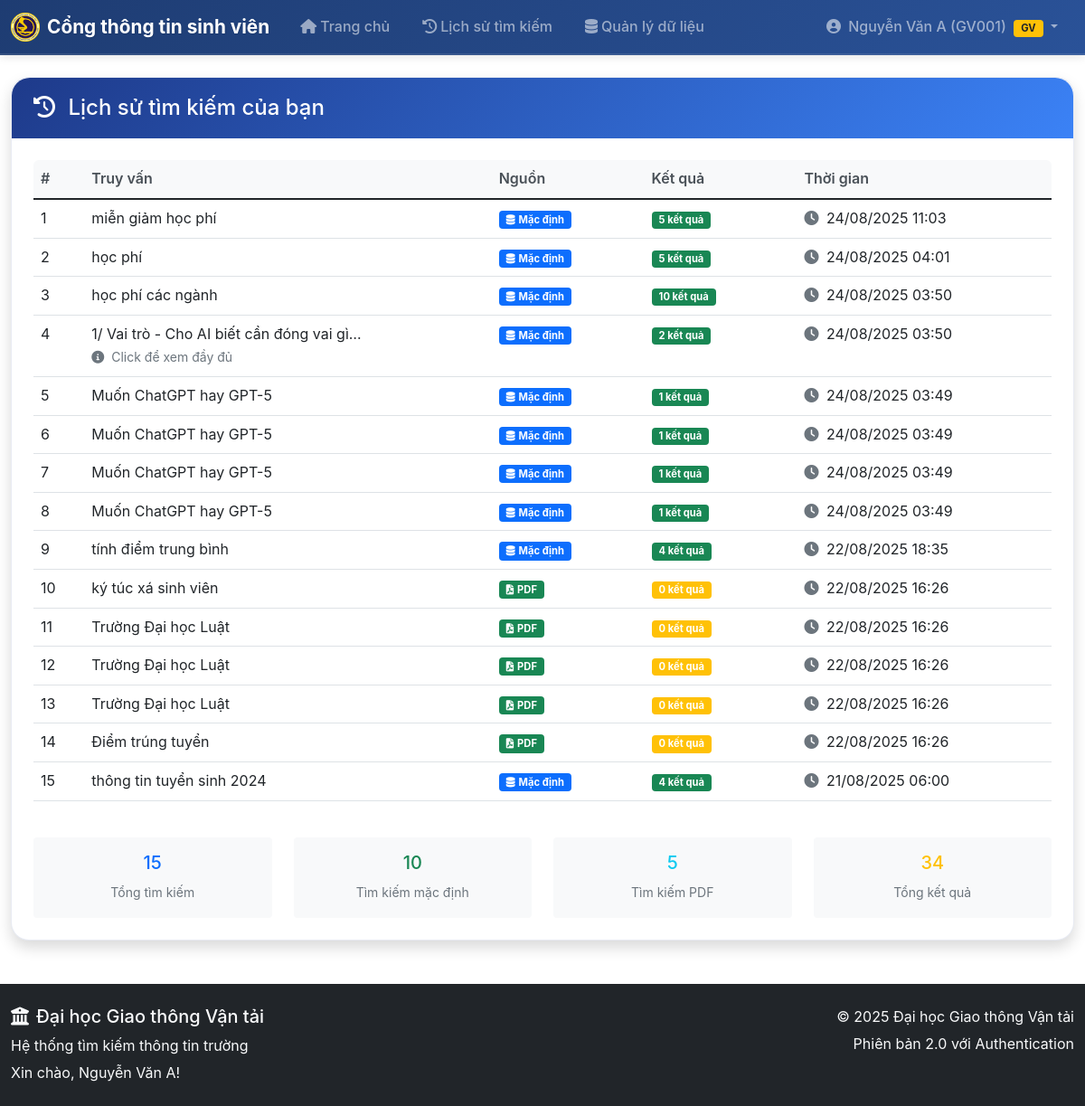
The app's page /search_history (signed in), older data.
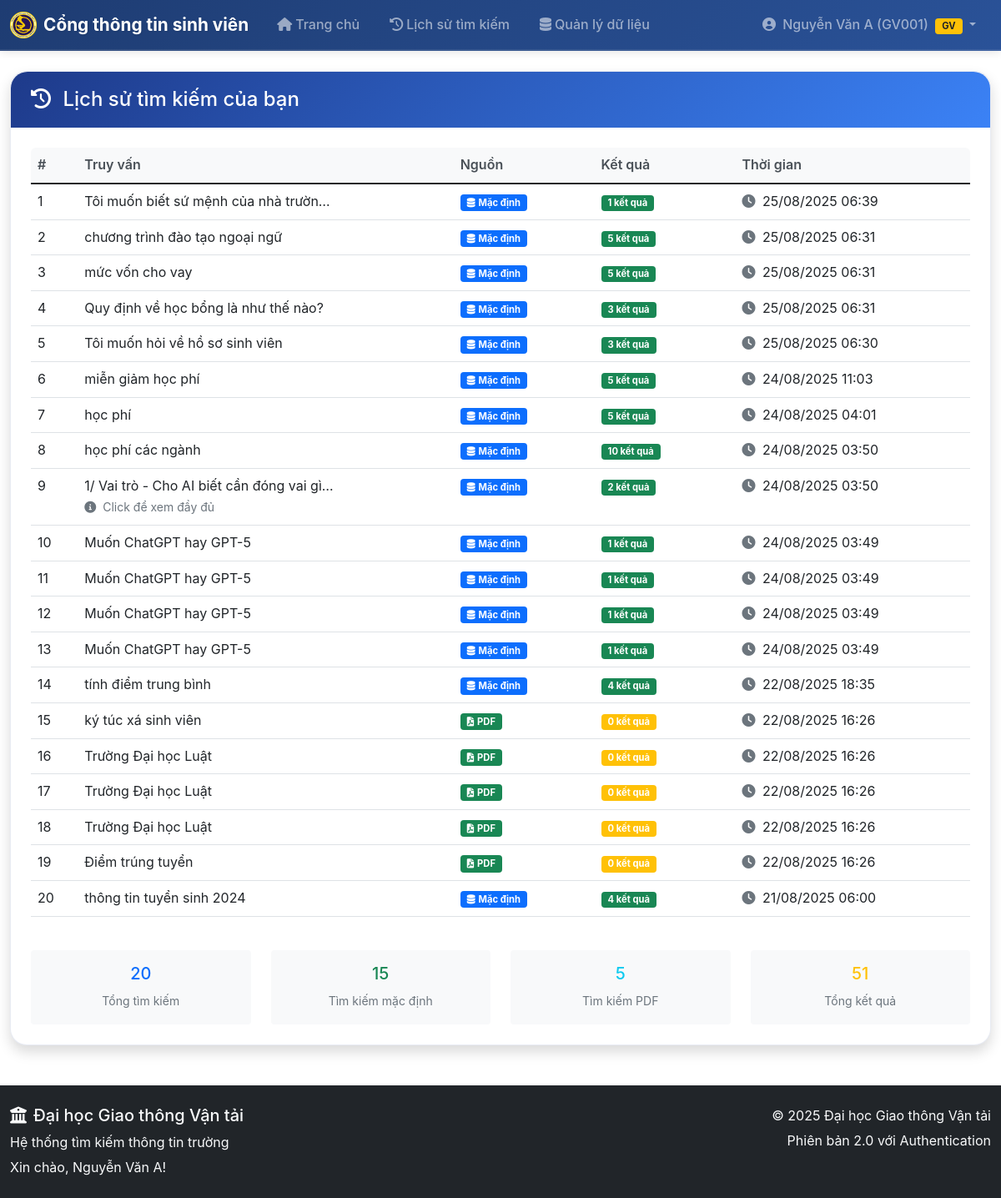
The same page, newer data.
### models.py (models this page shows, shortened)
class User(UserMixin, db.Model):
    id = db.Column(db.Integer, primary_key=True)
    username = db.Column(db.String(80), unique=True, nullable=False)
    email = db.Column(db.String(120), unique=True, nullable=False)
    password_hash = db.Column(db.String(255), nullable=False)
    full_name = db.Column(db.String(100), nullable=False)
    role = db.Column(db.String(20), nullable=False, default='teacher')
    teacher_id = db.Column(db.String(20), unique=True, nullable=True)  # Mã giáo viên
    department = db.Column(db.String(100), nullable=True)  # Khoa/Bộ môn
    position = db.Column(db.String(50), nullable=True)  # Chức vụ
    is_active = db.Column(db.Boolean, default=True, nullable=False)
    approval_status = db.Column(db.String(20), default='approved', nullable=False)  # 'pending', 'approved', 'rejected'
    created_at = db.Column(db.DateTime, default=datetime.utcnow)
    last_login = db.Column(db.DateTime, nullable=True)
    def is_teacher(self):
        return self.role == 'teacher'
    def is_admin(self):
        return self.username == 'admin' or self.role == 'admin'
    def get_display_name(self):
        if self.role == 'teacher' and self.teacher_id:
            return f"{self.full_name} ({self.teacher_id})"
        return self.full_name

class SearchHistory(db.Model):
    id = db.Column(db.Integer, primary_key=True)
    user_id = db.Column(db.Integer, db.ForeignKey('user.id'), nullable=False)
    query = db.Column(db.Text, nullable=False)
    source = db.Column(db.String(20), nullable=False, default='default')  # 'default' hoặc 'pdf'
    results_count = db.Column(db.Integer, nullable=False, default=0)
    search_time = db.Column(db.DateTime, default=datetime.utcnow)
    user = db.relationship('User', backref=db.backref('search_history', lazy=True))

### app.py (the view)
@app.route('/search_history')
@login_required
def search_history():
    page = request.args.get('page', 1, type=int)
    per_page = 20  # số lượng kết quả mỗi trang
    history = (db.session.query(SearchHistory)
               .filter(SearchHistory.user_id == current_user.id)
               .order_by(SearchHistory.search_time.desc())
               .paginate(page=page, per_page=per_page, error_out=False))
    return render_template('search_history.html', history=history)

### app.py (called while the page is built)
@login_manager.user_loader
def load_user(user_id):
    return db.session.get(User, int(user_id))

### templates/search_history.html (shortened to what this page needs)
{% extends "base.html" %}
{% block content %}
<div class="row">
    <div class="col-12">
        <div class="card shadow">
            <div class="card-header bg-info text-white">
                <h4 class="mb-0">
                    <i class="fas fa-history me-2"></i>
                    Lịch sử tìm kiếm của bạn
                </h4>
            </div>
            <div class="card-body">
                {% if history.items %}
                    <div class="table-responsive">
                        <table class="table table-hover">
                            <thead class="table-light">
                                <tr>
                                    <th width="5%">#</th>
                                    <th width="40%">Truy vấn</th>
                                    <th width="15%">Nguồn</th>
                                    <th width="15%">Kết quả</th>
                                    <th width="25%">Thời gian</th>
                                </tr>
                            </thead>
                            <tbody>
                                {% for item in history.items %}
                                <tr>
                                    <td>{{ loop.index + (history.page - 1) * history.per_page }}</td>
                                    <td>
                                        <div class="query-text">
                                            {{ item.query }}
                                        </div>
                                        {% if item.query|length > 50 %}
                                        <small class="text-muted">
                                            <i class="fas fa-info-circle me-1"></i>
                                            Click để xem đầy đủ
                                        </small>
                                        {% endif %}
                                    </td>
                                    <td>
                                        {% if item.source == 'pdf' %}
                                            <span class="badge bg-success">
                                                <i class="fas fa-file-pdf me-1"></i>PDF
                                            </span>
                                        {% else %}
                                            <span class="badge bg-primary">
                                                <i class="fas fa-database me-1"></i>Mặc định
                                            </span>
                                        {% endif %}
                                    </td>
                                    <td>
                                        <span class="badge bg-{{ 'success' if item.results_count > 0 else 'warning' }}">
                                            {{ item.results_count }} kết quả
                                        </span>
                                    </td>
                                    <td>
                                        <div class="text-nowrap">
                                            <i class="fas fa-clock me-1 text-muted"></i>
                                            {{ item.search_time.strftime('%d/%m/%Y %H:%M') }}
                                        </div>
                                    </td>
                                </tr>
                                {% endfor %}
                            </tbody>
                        </table>
                    </div>
                    <div class="row mt-4">
                        <div class="col-md-3">
                            <div class="text-center p-3 bg-light rounded">
                                <h5 class="text-primary">{{ history.total }}</h5>
                                <small class="text-muted">Tổng tìm kiếm</small>
                            </div>
                        </div>
                        <div class="col-md-3">
                            <div class="text-center p-3 bg-light rounded">
                                <h5 class="text-success">{{ history.items|selectattr('source', 'eq', 'default')|list|length }}</h5>
                                <small class="text-muted">Tìm kiếm mặc định</small>
                            </div>
                        </div>
                        <div class="col-md-3">
                            <div class="text-center p-3 bg-light rounded">
                                <h5 class="text-info">{{ history.items|selectattr('source', 'eq', 'pdf')|list|length }}</h5>
                                <small class="text-muted">Tìm kiếm PDF</small>
                            </div>
                        </div>
                        <div class="col-md-3">
                            <div class="text-center p-3 bg-light rounded">
                                <h5 class="text-warning">{{ (history.items|map(attribute='results_count')|sum) }}</h5>
                                <small class="text-muted">Tổng kết quả</small>
                            </div>
                        </div>
                    </div>
                {% endif %}
            </div>
        </div>
    </div>
</div>
{% endblock %}

### templates/base.html (shortened to what this page needs)
<!DOCTYPE html>
<html lang="vi">
<head>
    <link href="https://cdn.jsdelivr.net/npm/bootstrap@5.1.3/dist/css/bootstrap.min.css" rel="stylesheet">
    <link rel="stylesheet" href="https://cdnjs.cloudflare.com/ajax/libs/font-awesome/6.0.0/css/all.min.css">
    <link rel="stylesheet" href="{{ url_for('static', filename='css/style.css') }}">
</head>
<body>
    <nav class="navbar navbar-expand-lg navbar-dark" style="background: linear-gradient(135deg, #1e3c72 0%, #2a5298 100%);">
        <div class="container">
            <a class="navbar-brand fw-bold d-flex align-items-center" href="{{ url_for('index') }}">
                <img src="{{ url_for('static', filename='img/logo.png') }}" alt="Logo" width="32" height="32" class="me-2">
                Cổng thông tin sinh viên
            </a>
            <div class="collapse navbar-collapse" id="navbarNav">
                <ul class="navbar-nav me-auto">
                    <li class="nav-item">
                        <a class="nav-link px-3" href="{{ url_for('index') }}">
                            <i class="fas fa-home me-1"></i>Trang chủ
                        </a>
                    </li>
                    {% if current_user.is_authenticated %}
                        <li class="nav-item">
                            <a class="nav-link px-3" href="{{ url_for('search_history') }}">
                                <i class="fas fa-history me-1"></i>Lịch sử tìm kiếm
                            </a>
                        </li>
                        {% if current_user.is_admin() %}
                        <li class="nav-item dropdown">
                            <a class="nav-link dropdown-toggle px-3" href="#" id="adminDropdown" role="button" data-bs-toggle="dropdown">
                                <i class="fas fa-cog me-1"></i>Quản lý
                            </a>
                            <ul class="dropdown-menu">
                                <li><a class="dropdown-item" href="{{ url_for('admin_users') }}">
                                    <i class="fas fa-users me-2"></i>Người dùng
                                </a></li>
                                <li><a class="dropdown-item" href="{{ url_for('admin_teacher_approvals') }}">
                                    <i class="fas fa-user-check me-2"></i>Phê duyệt giáo viên
                                </a></li>
                                <li><a class="dropdown-item" href="{{ url_for('admin_documents') }}">
                                    <i class="fas fa-file-text me-2"></i>Dữ liệu tìm kiếm
                                </a></li>
                            </ul>
                        </li>
                        {% elif current_user.is_authenticated and current_user.is_teacher() %}
                        <li class="nav-item">
                            <a class="nav-link px-3" href="{{ url_for('admin_documents') }}">
                                <i class="fas fa-database me-1"></i>Quản lý dữ liệu
                            </a>
                        </li>
                        {% endif %}
                    {% endif %}
                </ul>
                <ul class="navbar-nav">
                    {% if current_user.is_authenticated %}
                        <li class="nav-item dropdown">
                            <a class="nav-link dropdown-toggle px-3" href="#" id="navbarDropdown" role="button" data-bs-toggle="dropdown">
                                <i class="fas fa-user-circle me-1"></i>
                                {{ current_user.get_display_name() }}
                                {% if current_user.is_authenticated and current_user.is_teacher() %}
                                    <span class="badge bg-warning text-dark ms-1">GV</span>
                                {% endif %}
                            </a>
                        </li>
                    {% endif %}
                </ul>
            </div>
        </div>
    </nav>
    <main class="container mt-4">
        {% block content %}{% endblock %}
    </main>
    <footer class="bg-dark text-light py-4 mt-5">
        <div class="container">
            <div class="row">
                <div class="col-md-6">
                    <h5><i class="fas fa-university me-2"></i>Đại học Giao thông Vận tải</h5>
                    <p class="mb-1">Hệ thống tìm kiếm thông tin trường</p>
                    <p class="mb-0">
                        {% if current_user.is_authenticated %}
                            Xin chào, {{ current_user.full_name }}!
                        {% else %}
                            Tìm kiếm mở cho tất cả mọi người - Không cần đăng nhập
                        {% endif %}
                    </p>
                </div>
                <div class="col-md-6 text-md-end">
                    <p class="mb-1">© 2025 Đại học Giao thông Vận tải</p>
                    <p class="mb-0">Phiên bản 2.0 với Authentication</p>
                </div>
            </div>
        </div>
    </footer>
</body>
</html>

### static/css/style.css (style rules this page uses)
:root { --utc-primary: #1e3a8a; --utc-secondary: #3b82f6; --utc-accent: #fbbf24; --utc-white: #ffffff; --utc-light-gray: #f8fafc; --utc-dark-gray: #334155; --utc-text: #1e293b; }
body { background-color: var(--utc-white); font-family: 'Inter', 'Segoe UI', Tahoma, Geneva, Verdana, sans-serif; color: var(--utc-text); line-height: 1.6; }
.card { border: 1px solid rgba(30, 58, 138, 0.1); border-radius: 20px; background: var(--utc-white); transition: all 0.3s ease; box-shadow: 0 4px 20px rgba(30, 58, 138, 0.08); }
.card-header { border-radius: 20px 20px 0 0 !important; font-weight: 600; background: linear-gradient(135deg, var(--utc-primary), var(--utc-secondary)) !important; color: white !important; border: none !important; padding: 1.2rem 1.5rem; }
.card-body { padding: 1.5rem; }
.container { max-width: 1200px; }

### templates/search_history.html (style rules this page uses)
.query-text { max-width: 300px; white-space: nowrap; overflow: hidden; text-overflow: ellipsis; cursor: pointer; }
.table-responsive { border-radius: 0.375rem; }
.table th { border-top: none; font-weight: 600; color: #495057; }

### templates/base.html (style rules this page uses)
.navbar { box-shadow: 0 2px 10px rgba(0,0,0,0.1); border-bottom: 2px solid rgba(255,255,255,0.1); }
.navbar-nav .nav-link { font-weight: 500; transition: all 0.3s ease; border-radius: 6px; margin: 0 2px; }
.navbar-brand { font-size: 1.3rem; text-shadow: 1px 1px 2px rgba(0,0,0,0.1); }
.badge { font-size: 0.7rem; padding: 4px 8px; }

Row changes from the older to the newer data that the page shows:
added SearchHistory: query "Tôi muốn biết sứ mệnh của nhà trườn…", source "default" (drawn), results_count "1", search_time "25/08/2025 06:39"
added SearchHistory: query "chương trình đào tạo ngoại ngữ", source "default" (drawn), results_count "5", search_time "25/08/2025 06:31"
added SearchHistory: query "mức vốn cho vay", source "default" (drawn), results_count "5", search_time "25/08/2025 06:31"
added SearchHistory: query "Quy định về học bổng là như thế nào?", source "default" (drawn), results_count "3", search_time "25/08/2025 06:31"
added SearchHistory: query "Tôi muốn hỏi về hồ sơ sinh viên", source "default" (drawn), results_count "3", search_time "25/08/2025 06:30"
Text that changed along with them:
{{ history.total }}: "15" → "20"
{{ history.items|selectattr('source', 'eq', 'default')|list|length }}: "10" → "15"
{{ (history.items|map(attribute='results_count')|sum) }}: "34" → "51"
